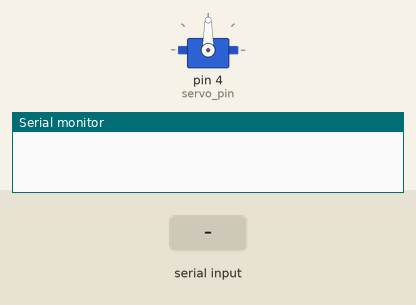
The sketch below on a simulated Arduino Uno, built with avr-gcc and run on an emulated ATmega328P. Parts: servo, the last lines printed to the serial monitor. The inputs (shaded band) are chosen by the test bench.

Above: at 1.2 s.
1.3 s: "90,45\n" received over the second serial link
At 1.8 s:
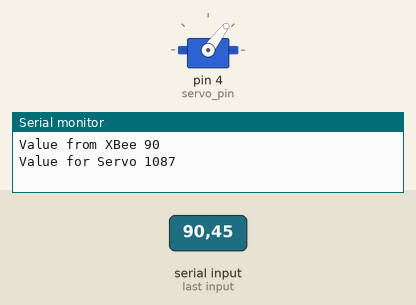
2.8 s: "200\n" received over the second serial link
At 4.0 s:
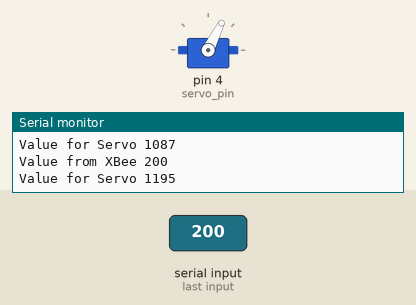
4.3 s: "90\n" received over the second serial link
At 5.3 s:
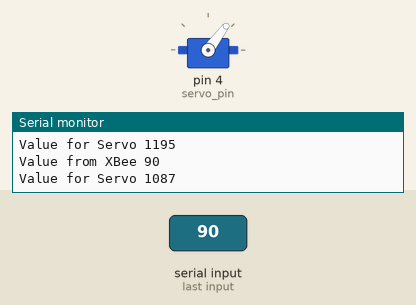
Timing chart, 0 to 7.3 s (numbered marks = the images above; inputs shaded):
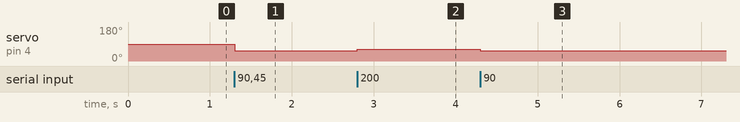

Measured:
- after the input at 1.3 s, servo on pin 4 (servo_pin): 90° → 53° at once
- after the input at 2.8 s, servo on pin 4 (servo_pin): 53° → 63° at once
- after the input at 4.3 s, servo on pin 4 (servo_pin): 63° → 53° at once

The sketch:

Receiver_01.ino
```cpp
#include <SoftwareSerial.h>
#include <Servo.h>

const int servo_pin = 4;

Servo my_servo;
SoftwareSerial xbee(2,3);


void setup() {
  Serial.begin(9600);
  xbee.begin(9600);
  my_servo.attach(servo_pin);
}

void loop() {
  if (xbee.available()){
    int joystick_value = (xbee.readStringUntil('\n').toInt());
    Serial.write("Value from XBee ");
    Serial.println(joystick_value);
    int angle = map(joystick_value, 0, 1023, 1000, 2000);
    Serial.print("Value for Servo ");
    Serial.println(angle);
    my_servo.writeMicroseconds(angle);
  }
}
```
